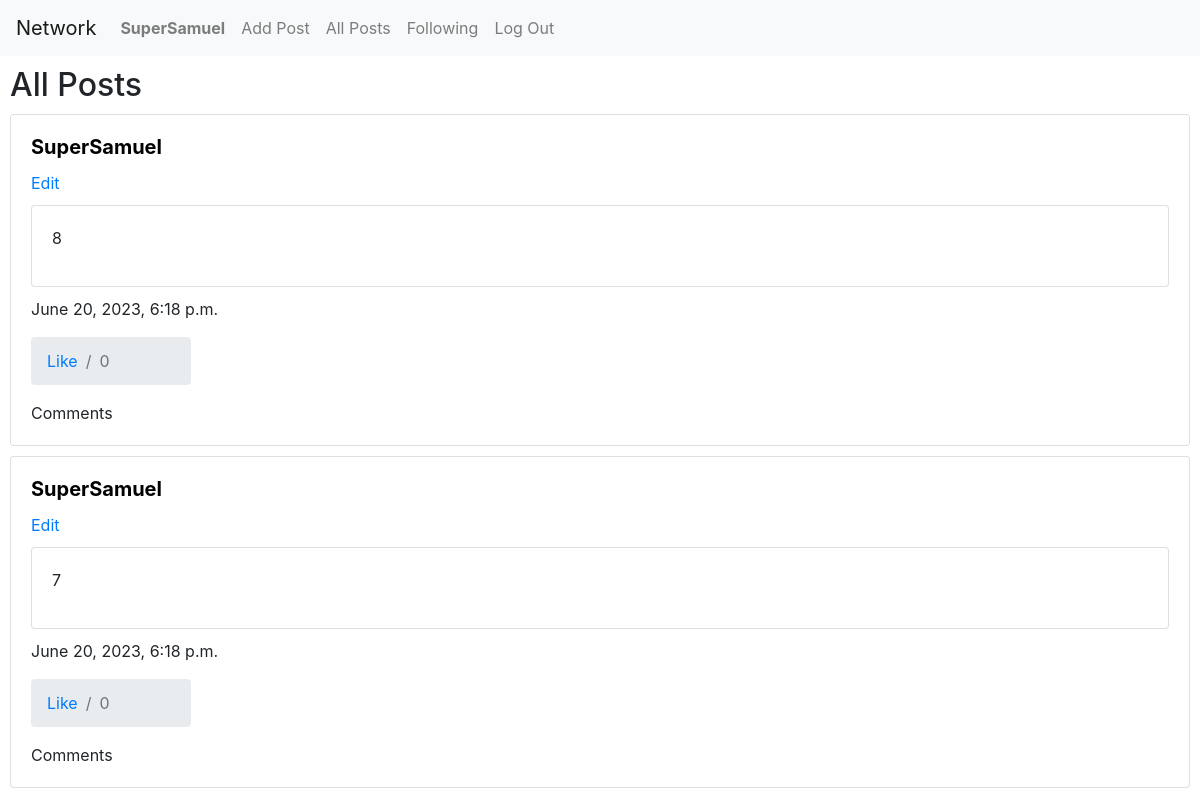
The app's page / (signed in, upper part), older data.
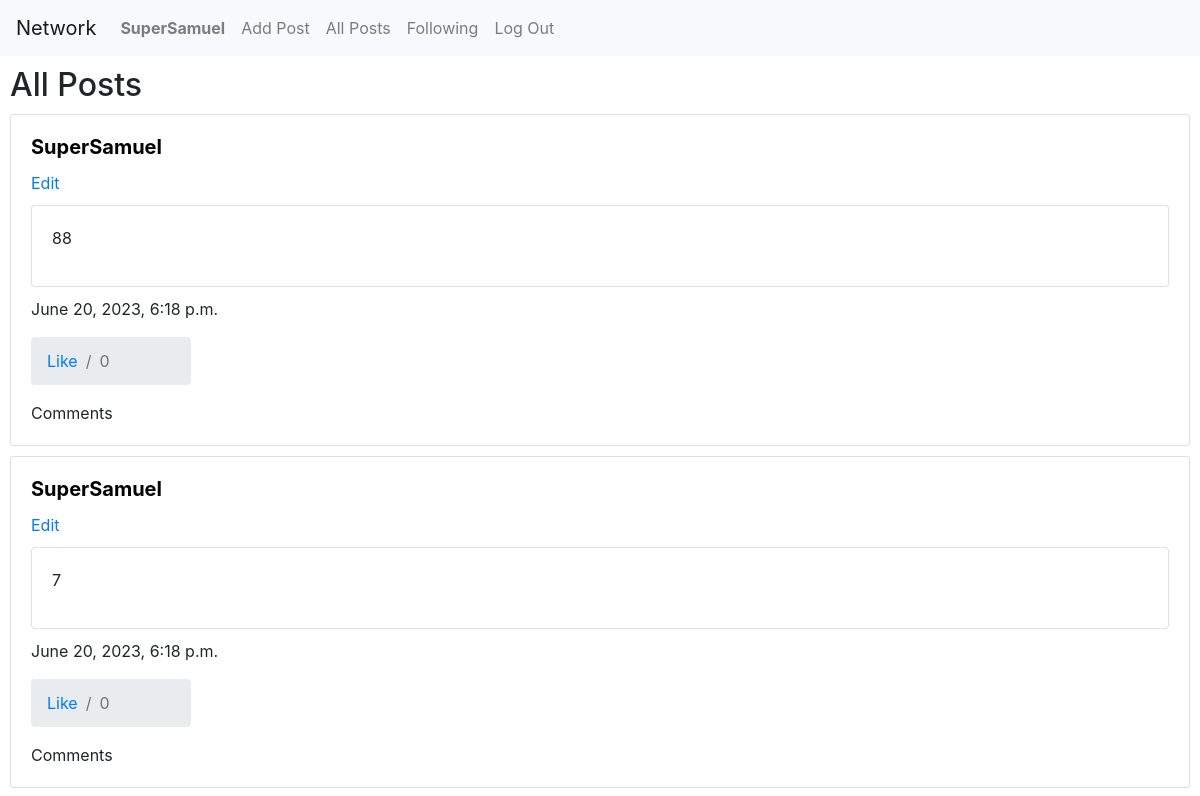
The same page, newer data.
### network/models.py (models this page shows, shortened)
class Posts(models.Model):
    posted_date = models.DateTimeField("Posted date", auto_now_add=True)
    last_update = models.DateTimeField("Last update", auto_now=True)
    content = models.TextField("Post content")
    author = models.ForeignKey(User, on_delete=models.CASCADE)
    likes = models.ManyToManyField(User, blank=True, related_name="liked")

class User(AbstractUser):
    pass

### network/views.py (the view)
# urls.py: path("", views.index, name="index"),
def index(request):
    return all_posts(request)

### network/views.py (called while the page is built)
def paginate_posts(request, all_posts):
    p = Paginator(all_posts, 5)
    page = request.GET.get('page')
    posts = p.get_page(page)
    nums = "a" * posts.paginator.num_pages
    return  posts, nums

def all_posts(request):
    all_posts = Posts.objects.all().order_by('-posted_date')
    posts, nums = paginate_posts(request, all_posts)
    return render(request, "network/all_posts.html", {
        'posts': posts,
        "nums": nums
    })

### network/templates/network/all_posts.html (shortened to what this page needs)
{% extends "network/layout.html" %}
{% block body %}
    {% if user.is_authenticated %}
        <h2>All Posts</h2>
        {% include "network/render_posts.html" with posts=posts %}
    {% else %}
        <h1>Sorry, you must be authenticated to see this view...</h1>
        <a href="{% url 'login' %}">Login here</a>
    {% endif %}
{% endblock %}

### network/templates/network/render_posts.html
{% for post in posts %}
<div class="card">
    <div class="card-body">
        <h5 class="card-title">
            <a href="{% url 'user_profile' post.author.id %}" style="color: black">
                <Strong>{{ post.author }}</Strong>
            </a>
        </h5>
        <a href="{% url 'edit_post' post.id %}">Edit</a>
        <div class="card">
            <p class="card-body">{{ post.content }}</p>
        </div>
        <p class="card-text">{{ post.posted_date }}</p>
        <nav aria-label="breadcrumb" style="width: 10rem">
            <ol class="breadcrumb">
              {% if request.user in post.likes.all %}
                <li class="breadcrumb-item like-button"><a href="{% url 'like_deslike_post' post.id %}" data-id="{{ post.id }}">deslike</a></li>
              {% else %}
                <li class="breadcrumb-item like-button"><a href="{% url 'like_deslike_post' post.id %}" data-id="{{ post.id }}">Like</a></li>
              {% endif %}
              <li class="breadcrumb-item active" aria-current="page">{{ post.likes.count }}</li>
            </ol>
          </nav>
        <p class="card-text">Comments</p>
    </div>
</div>
{% empty %}
    No Post available
{% endfor %}

Row changes from the older to the newer data that the page shows:
changed Posts (number 1 of 2 on the later page): content "8" → "88"
